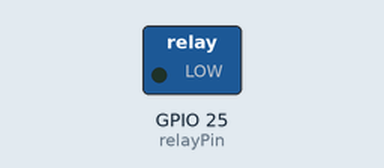
Recording of a sketch running on a simulated ESP32. Shown: switched loads named in the sketch (green lamp = pin HIGH). Dashed ring = blinking.

Above: at 0.5 s.
Timing chart, 0 to 4.6 s (numbered marks = the images above):
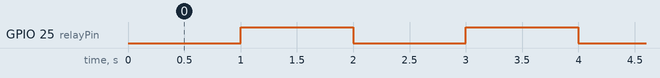

Measured:
- by itself, GPIO 25 (relayPin): alternates HIGH for 1.0 s and LOW for 1.0 s

The sketch:

demo.ino
```cpp
const int relayPin = 25;

void setup() {
  pinMode(relayPin, OUTPUT);

  // Start with relay OFF
  digitalWrite(relayPin, HIGH);   // Many modules are active LOW
}

void loop() {
  digitalWrite(relayPin, LOW);    // Relay ON
  delay(1000);

  digitalWrite(relayPin, HIGH);   // Relay OFF
  delay(1000);
}
```
